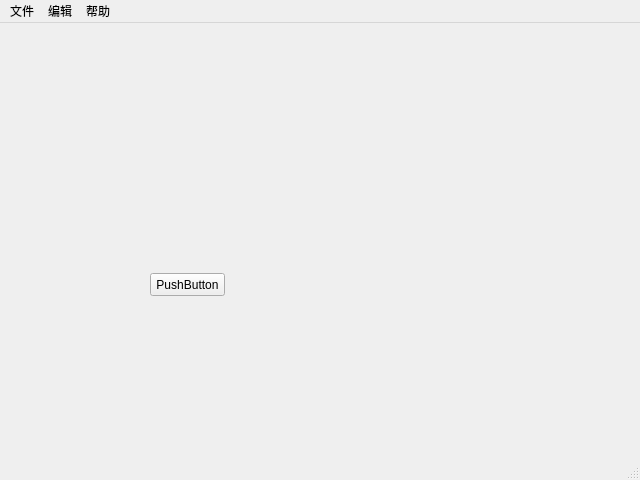
<?xml version="1.0" encoding="UTF-8"?>
<ui version="4.0">
 <class>MainWindow</class>
 <widget class="QMainWindow" name="MainWindow">
  <property name="geometry">
   <rect>
    <x>0</x>
    <y>0</y>
    <width>640</width>
    <height>480</height>
   </rect>
  </property>
  <property name="windowTitle">
   <string>MainWindow</string>
  </property>
  <widget class="QWidget" name="centralwidget">
   <widget class="QPushButton" name="pushButton">
    <property name="geometry">
     <rect>
      <x>150</x>
      <y>250</y>
      <width>75</width>
      <height>23</height>
     </rect>
    </property>
    <property name="text">
     <string>PushButton</string>
    </property>
   </widget>
  </widget>
  <widget class="QMenuBar" name="menubar">
   <property name="geometry">
    <rect>
     <x>0</x>
     <y>0</y>
     <width>640</width>
     <height>23</height>
    </rect>
   </property>
   <widget class="QMenu" name="menu">
    <property name="title">
     <string>文件</string>
    </property>
    <addaction name="actionzhongwen"/>
    <addaction name="actionenglish"/>
    <addaction name="separator"/>
    <addaction name="actionok"/>
    <addaction name="actionexit"/>
   </widget>
   <widget class="QMenu" name="menu_2">
    <property name="title">
     <string>编辑</string>
    </property>
   </widget>
   <widget class="QMenu" name="menu_3">
    <property name="title">
     <string>帮助</string>
    </property>
   </widget>
   <addaction name="menu"/>
   <addaction name="menu_2"/>
   <addaction name="menu_3"/>
  </widget>
  <widget class="QStatusBar" name="statusbar"/>
  <action name="actionzhongwen">
   <property name="text">
    <string>zhongwen</string>
   </property>
  </action>
  <action name="actionenglish">
   <property name="text">
    <string>english</string>
   </property>
  </action>
  <action name="actionok">
   <property name="text">
    <string>ok</string>
   </property>
  </action>
  <action name="actionexit">
   <property name="text">
    <string>exit</string>
   </property>
  </action>
 </widget>
 <resources/>
 <connections>
  <connection>
   <sender>pushButton</sender>
   <signal>clicked()</signal>
   <receiver>MainWindow</receiver>
   <slot>close()</slot>
   <hints>
    <hint type="sourcelabel">
     <x>176</x>
     <y>282</y>
    </hint>
    <hint type="destinationlabel">
     <x>238</x>
     <y>341</y>
    </hint>
   </hints>
  </connection>
 </connections>
</ui>
